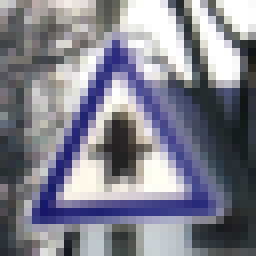
#> input picture myData/11/11_9419_1577671998.131548.png, 32 x 32 px (shown 8 times larger); its folder holds only this picture in this run
$ python -i gui.py   (imports and definitions only)
#> lines starting #> are read from the running program, lines starting #| are printed output that depends on the picture
import tkinter as tk
from tkinter import filedialog, messagebox
from tkinter import Label, Button
import numpy as np
import cv2
import pickle
from PIL import Image, ImageTk, ImageFilter
from tkinter import BOTTOM

# Load the trained model
# [2 lines not run here, left out]

# Dictionary to label all traffic sign classes
classes = {
    0: 'Speed limit (20km/h)',
    1: 'Speed limit (30km/h)',
    2: 'Speed limit (50km/h)',
    3: 'Speed limit (60km/h)',
    4: 'Speed limit (70km/h)',
    5: 'Speed limit (80km/h)',
    6: 'End of speed limit (80km/h)',
    7: 'Speed limit (100km/h)',
    8: 'Speed limit (120km/h)',
    9: 'No passing',
    10: 'No passing veh over 3.5 tons',
    11: 'Right-of-way at intersection',
    12: 'Priority road',
    13: 'Yield',
    14: 'Stop',
    15: 'No vehicles',
    16: 'Veh > 3.5 tons prohibited',
    17: 'No entry',
    18: 'General caution',
    19: 'Dangerous curve left',
    20: 'Dangerous curve right',
    21: 'Double curve',
    22: 'Bumpy road',
    23: 'Slippery road',
    24: 'Road narrows on the right',
    25: 'Road work',
    26: 'Traffic signals',
    27: 'Pedestrians',
    28: 'Children crossing',
    29: 'Bicycles crossing',
    30: 'Beware of ice/snow',
    31: 'Wild animals crossing',
    32: 'End speed + passing limits',
    33: 'Turn right ahead',
    34: 'Turn left ahead',
    35: 'Ahead only',
    36: 'Go straight or right',
    37: 'Go straight or left',
    38: 'Keep right',
    39: 'Keep left',
    40: 'Roundabout mandatory',
    41: 'End of no passing',
    42: 'End no passing veh > 3.5 tons'
}

# Global variables to store the blur level and image dimensions
blur_level = 0
image_width = 32
image_height = 32

# Initialize the GUI
# [5 lines not run here, left out]

# Tạo tiêu đề chính và nhóm
# [1 line that did not run here, left out]
# [2 lines not run here, left out]
# [1 line that did not run here, left out]
# [2 lines not run here, left out]

# Thêm nhãn "Hãy cho hình ảnh"
# [1 line that did not run here, left out]
# [2 lines not run here, left out]


# Frame for displaying the image
# [1 line that did not run here, left out]
# [1 line not run here, left out]


# Label for displaying classification result
# [1 line that did not run here, left out]
# [1 line not run here, left out]

# Global variables to store classification result and uploaded image
result_text = ""
uploaded_image = None

# [45 lines left out: functions preprocess_image, classify, show_classify_button, not called in this run]

def update_blurred_image():
    """Update the displayed image with the current blur level and size."""
    global uploaded_image
    if uploaded_image is not None:
        # Giới hạn kích thước hình ảnh tối đa (ví dụ: 300x300)
        max_width = 300
        max_height = 300

        # Lấy kích thước ban đầu của ảnh
        width, height = uploaded_image.size

        # Tính toán tỷ lệ để giữ nguyên tỷ lệ khung hình
        ratio = min(max_width / width, max_height / height)
        new_size = (int(width * ratio), int(height * ratio))

        # Thay đổi kích thước ảnh
        resized_img = uploaded_image.resize(new_size)

        # Áp dụng mờ nếu cần
        if blur_level > 0:
            resized_img = resized_img.filter(ImageFilter.GaussianBlur(blur_level))

        # Hiển thị ảnh đã thay đổi kích thước
        im = ImageTk.PhotoImage(resized_img)
        sign_image.configure(image=im)
        sign_image.image = im


def upload_image():
    """
    Upload an image file and display it on the screen.
    """
    global uploaded_image
    try:
        file_path = filedialog.askopenfilename()
#> the answer given: myData/11/11_9419_1577671998.131548.png
        uploaded_image = Image.open(file_path)
#> uploaded_image is the input picture: PIL image 32x32 RGB; mean R, G, B 128.8, 129.3, 141.5
        update_blurred_image()  # Display the uploaded image
#> in update_blurred_image, `resized_img = uploaded_image.resize(new_size)`:
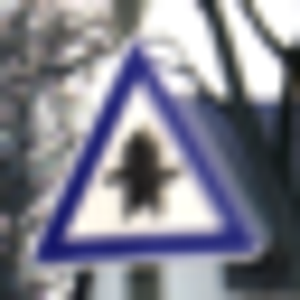
#> resized_img: PIL image 300x300 RGB; mean R, G, B 128.7, 129.2, 141.5
        label.configure(text='')
        # Cập nhật dòng chữ thành "Hình ảnh"
        instruction_label.configure(text="Hình ảnh")
        show_classify_button(file_path)  # Show the 'Nhận dạng' button
    except Exception as e:
        print(e)

# [102 lines left out: functions show_results, open_settings, save_settings, exit_program, run_traffic_sign_classification, preprocess_image_for_camera, not called in this run]

# Buttons area
# [1 line that did not run here, left out]
# [1 line not run here, left out]

# Button for uploading an image
# [1 line that did not run here, left out]
# [2 lines not run here, left out]

# Button for running real-time camera classification
# [1 line that did not run here, left out]
# [2 lines not run here, left out]

# Button for opening settings
# [1 line that did not run here, left out]
# [2 lines not run here, left out]

# Button to show and save results
# [1 line that did not run here, left out]
# [2 lines not run here, left out]

# Button to exit the application
# [1 line that did not run here, left out]
# [4 lines not run here, left out]

>>> result = upload_image()
